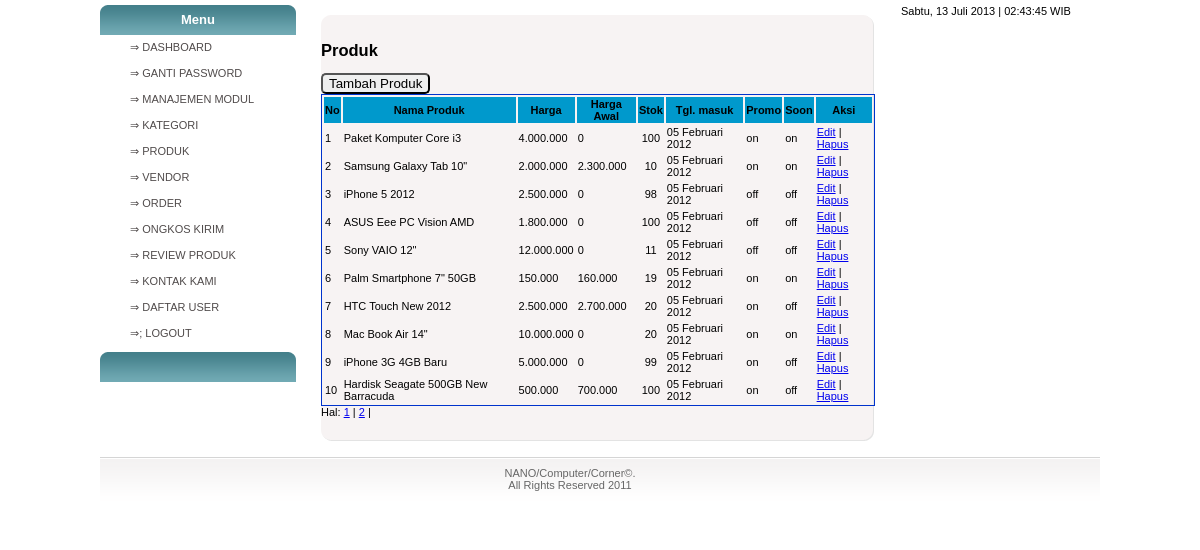
Page /admin/media.php?module=produk (signed in) on the committed database.
### tables this page shows
CREATE TABLE IF NOT EXISTS `modul` (
  `id_modul` int(5) NOT NULL AUTO_INCREMENT,
  `nama_modul` varchar(50) NOT NULL,
  `link` varchar(100) NOT NULL,
  `status` enum('user','admin') NOT NULL,
  `aktif` enum('Y','N') NOT NULL,
  `urutan` int(5) NOT NULL,
  PRIMARY KEY (`id_modul`)
);

CREATE TABLE IF NOT EXISTS `produk` (
  `id_produk` int(5) NOT NULL AUTO_INCREMENT,
  `id_kategori` int(5) NOT NULL,
  `id_vendor` int(3) NOT NULL,
  `nama_produk` varchar(100) NOT NULL,
  `seo` varchar(50) NOT NULL,
  `deskripsi` text NOT NULL,
  `dimensi` varchar(20) NOT NULL,
  `berat` double NOT NULL,
  `h_awal` int(20) NOT NULL,
  `harga` int(20) NOT NULL,
  `ongkir` int(20) NOT NULL,
  `stok` int(5) NOT NULL,
  `tgl_masuk` date NOT NULL,
  `gambar` varchar(100) NOT NULL,
  `dibeli` int(4) NOT NULL,
  `promo` char(3) NOT NULL,
  `soon` char(3) NOT NULL,
  PRIMARY KEY (`id_produk`)
);

### config/fungsi_rupiah.php (called while the page is built)
<?php
function format_rupiah($angka){
  $rupiah=number_format($angka,0,',','.');
  return $rupiah;
}

### config/fungsi_indotgl.php (called while the page is built, shortened)
<?php
	function tgl_indo($tgl){
			$tanggal = substr($tgl,8,2);
			$bulan = getBulan(substr($tgl,5,2));
			$tahun = substr($tgl,0,4);
			return $tanggal.' '.$bulan.' '.$tahun;
	}
	function getBulan($bln){
				switch ($bln){
					case 2:
						return "Februari";
						break;
					case 7:
						return "Juli";
						break;
				}
			}
?>

### admin/modul/mod_produk/produk.php (the view, shortened to what this page needs)
<?php
$aksi="modul/mod_produk/aksi_produk.php";
switch($_GET['act']){
  default:
    echo "<div class='top_admin_box'><h2>Produk</h2></div>
          <input type=button value='Tambah Produk' onclick=\"window.location.href='?module=produk&act=tambahproduk';\">
         <table id='list'>
          <tr><th>No</th><th>Nama Produk</th><th>Harga</th><th>Harga Awal</th><th>Stok</th><th>Tgl. masuk</th><th>Promo</th><th>Soon</th><th>Aksi</th></tr>";
    $p      = new Paging;
    $batas  = 10;
    $posisi = $p->cariPosisi($batas);
    $tampil = mysql_query("SELECT * FROM produk ORDER BY id_produk DESC LIMIT $posisi,$batas");
    $no = $posisi+1;
    while($r=mysql_fetch_array($tampil)){
      $tanggal=tgl_indo($r['tgl_masuk']);
      $harga=format_rupiah($r['harga']);
	 $h_awal=format_rupiah($r['h_awal']);
      echo "<tr><td>$no</td>
                <td>$r[nama_produk]</td>
                <td>$harga</td>
				<td>$h_awal</td>
                <td align=center>$r[stok]</td>
                <td>$tanggal</td>
				<td>$r[promo]</td>
				<td>$r[soon]</td>
		            <td><a href=?module=produk&act=editproduk&id=$r[id_produk]>Edit</a> |
		                <a onclick=\"return confirmSubmit('$r[nama_produk]','$r[id_produk]')\"  href=$aksi?module=produk&act=hapus&id=$r[id_produk]>Hapus</a></td>
		        </tr>";
      $no++;
    }
    echo "</table>";
    $jmldata = mysql_num_rows(mysql_query("SELECT * FROM produk"));
    $jmlhalaman  = $p->jumlahHalaman($jmldata, $batas);
    $linkHalaman = $p->navHalaman($_GET['halaman'], $jmlhalaman);
    echo "<div id=paging>Hal: $linkHalaman</div><br>";
    break;
  ?>
  <?php
}
?>

### admin/menu.php (shortened to what this page needs)
<?php
if ($_SESSION['leveluser']=='admin'){
  $sql=mysql_query("select * from modul where aktif='Y' order by urutan");
}
else{
  $sql=mysql_query("select * from modul where status='user' and aktif='Y' order by urutan");
}
while ($m=mysql_fetch_array($sql)){
  echo "<li class='odd'><a href='$m[link]'>&rArr; $m[nama_modul] </a></li>";
}
?>

### css/style.css (style rules this page uses)
body { padding:0; font-family:Arial, Helvetica, sans-serif; font-size:11px; margin:0px auto auto auto; color:#000; }
input { -webkit-border-radius: 5px; -moz-border-radius: 5px; border-radius: 5px; }
ul.left_menu_admin li.odd a { width:166px;height:25px;display:block;background-position:5px 5px;border-bottom:1px #FFFFFF solid; text-decoration:none;color:#504b4b;padding:0 0 0 30px; line-height:25px; }
.top_admin_box { argin:0px; }

### admin/content.php (style rules this page uses)
#list { width:inherit; border: 1px #03C solid; }
#list th { background:#09C; }

### rows in the picture
modul: nama_modul "GANTI PASSWORD"
modul: nama_modul "MANAJEMEN MODUL"
modul: nama_modul "KATEGORI"
modul: nama_modul "PRODUK"
modul: nama_modul "VENDOR"
modul: nama_modul "ORDER"
modul: nama_modul "ONGKOS KIRIM"
modul: nama_modul "REVIEW PRODUK"
modul: nama_modul "KONTAK KAMI"
modul: nama_modul "DAFTAR USER"
produk: nama_produk "Paket Komputer Core i3", harga "4.000.000", h_awal "0", stok "100", tgl_masuk "05 Februari 2012", promo "on", soon "on"
produk: nama_produk "Samsung Galaxy Tab 10\"", harga "2.000.000", h_awal "2.300.000", stok "10", tgl_masuk "05 Februari 2012", promo "on", soon "on"
produk: nama_produk "iPhone 5 2012", harga "2.500.000", h_awal "0", stok "98", tgl_masuk "05 Februari 2012", promo "off", soon "off"
produk: nama_produk "ASUS Eee PC Vision AMD", harga "1.800.000", h_awal "0", stok "100", tgl_masuk "05 Februari 2012", promo "off", soon "off"
produk: nama_produk "Sony VAIO 12\"", harga "12.000.000", h_awal "0", stok "11", tgl_masuk "05 Februari 2012", promo "off", soon "off"
produk: nama_produk "Palm Smartphone 7\" 50GB", harga "150.000", h_awal "160.000", stok "19", tgl_masuk "05 Februari 2012", promo "on", soon "on"
produk: nama_produk "HTC Touch New 2012", harga "2.500.000", h_awal "2.700.000", stok "20", tgl_masuk "05 Februari 2012", promo "on", soon "off"
produk: nama_produk "Mac Book Air 14\"", harga "10.000.000", h_awal "0", stok "20", tgl_masuk "05 Februari 2012", promo "on", soon "on"
produk: nama_produk "iPhone 3G 4GB Baru", harga "5.000.000", h_awal "0", stok "99", tgl_masuk "05 Februari 2012", promo "on", soon "off"
produk: nama_produk "Hardisk Seagate 500GB New Barracuda", harga "500.000", h_awal "700.000", stok "100", tgl_masuk "05 Februari 2012", promo "on", soon "off"

### other values in the picture
$hari_ini "Sabtu"
